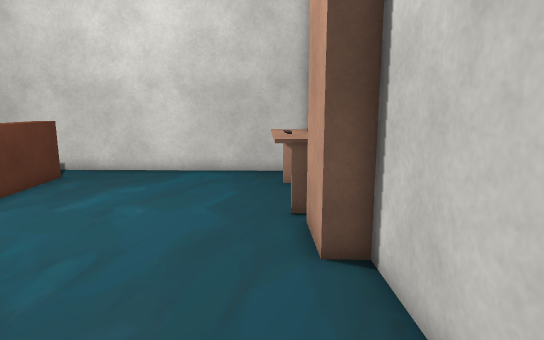
View 1 (above)

16 first-person views from a walk through a scene from a Unity 3-D project. The camera is 1.5 m above the floor, tilts 10° down and sees 75° across. The floor is counted in squares, 0.5 m on a side. Each view is taken from the middle of a square. On the plan, view 1 faces up. The plan holds only what a view shows up to about 20 squares ahead; the rest is blank. The place goes on beyond the plan. Some surface patterns are stand-ins.

View 2
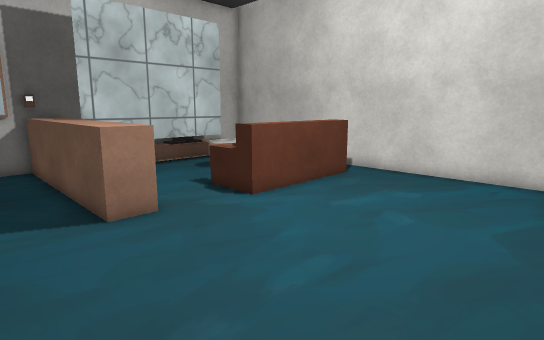

View 3
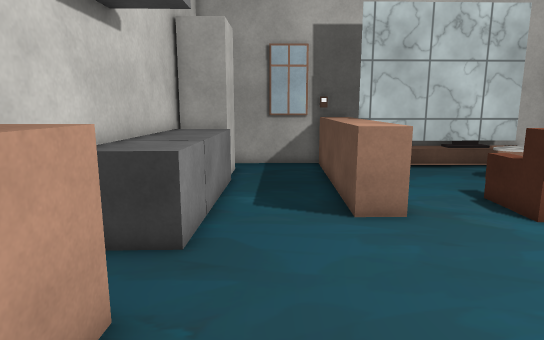

View 4
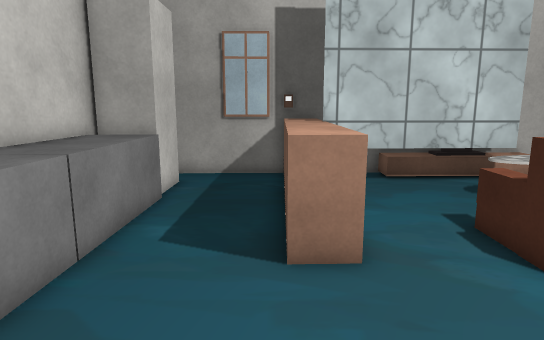

View 5
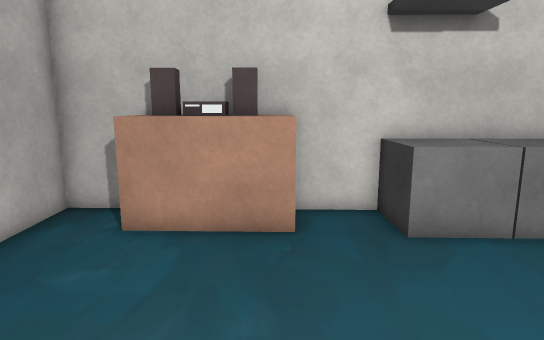

View 6
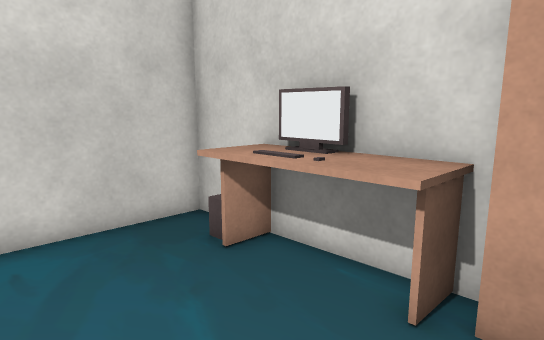

View 7
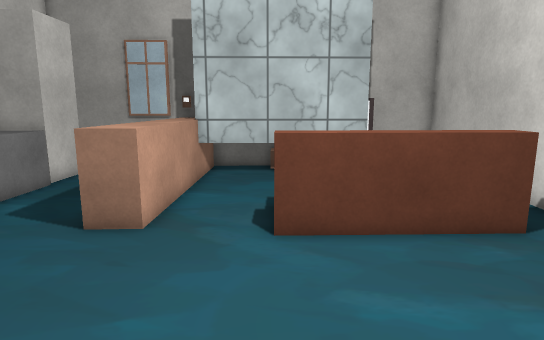

View 8
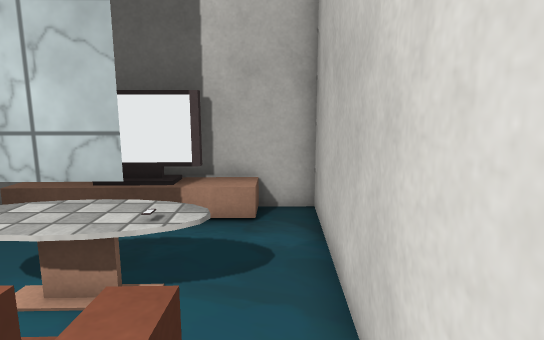

View 9
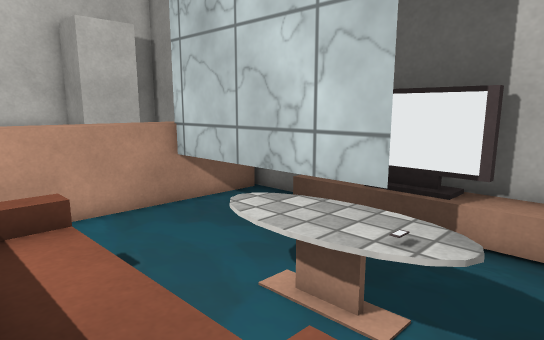

View 10
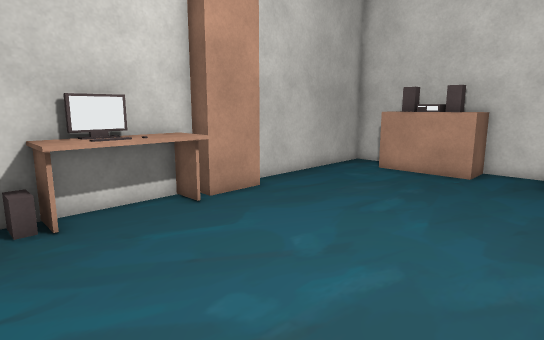

View 11
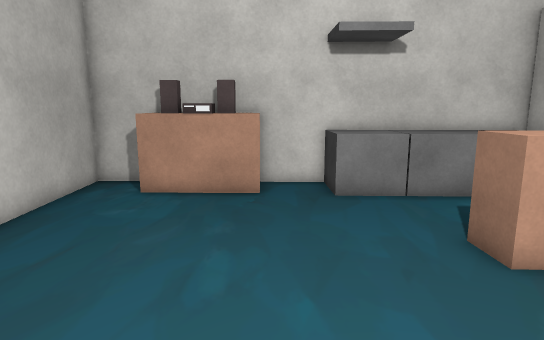

View 12
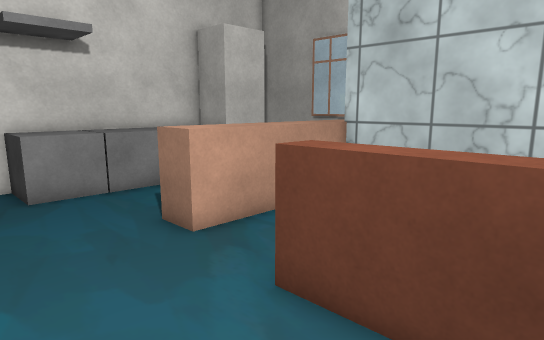

View 13
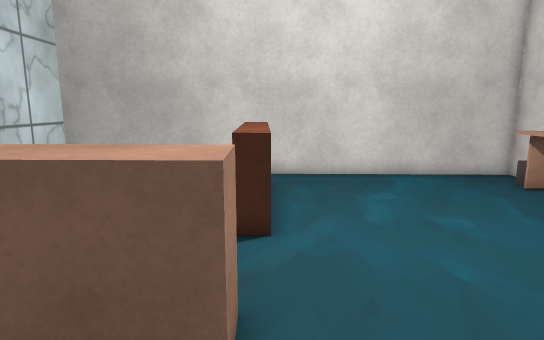

View 14
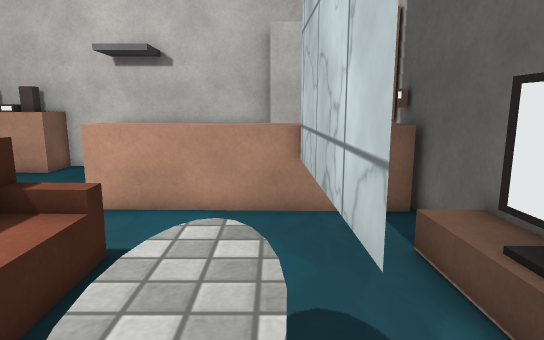

View 15
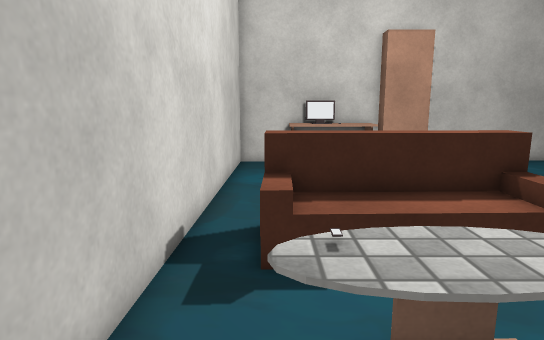

View 16
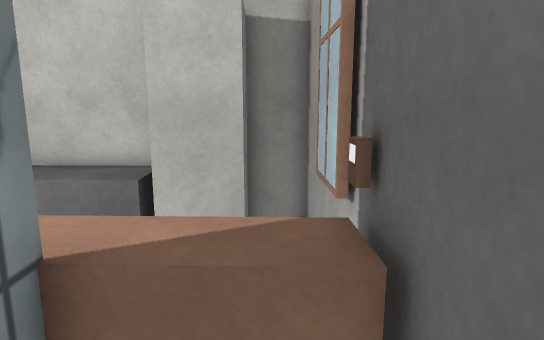

### Floor plan
Key: @ floor where view 1 was taken; # wall or solid block; . floor; / step, stairs or slope; ^ raised ledge; v drop or lower ground; C computer; T thing the floor can be seen under or through; B grey block; O other object.
Columns run from 20 left of view 1 to 2 right of it. Each row starts with its distance up from view 1.
 17 #######################
 16 #.....................#
 15 # /..OO..OOO..........#
 14 #O/..OOO. OO........OO#
 13 #O/.TOOO  OO........CC#
 12 #O/.TOOO. OO........CC#
 11 #O/.TOO.. OO........OO#
 10 ##/.T.... OO........OO#
  9  #/.T....vOO.........##
  8  #..T................##
  7  #..T................##
  6  ^^^^^^^^^^...........#
  5  O^^^^^^^^^...........#
  4  #........^...........#
  3  #....................#
  2  #....................#
  1  #....................#
  0  #.###BBBBOOOO..OOOO@.#
 -1  #.###BBBBOOOO.OOOOOO.#
 -2  ### ##BBBBOO###OOOOO##
 -3                       #

Positions as (right, up) in squares from view 1, and headings:
1: (0, 0), facing up
2: (0, 1), facing up-left
3: (0, 2), facing left
4: (-3, 4), facing left
5: (-4, 8), facing down
6: (-4, 8), facing up-right
7: (-1, 9), facing left
8: (-9, 16), facing left
9: (-10, 16), facing down-left
10: (-9, 16), facing down-right
11: (-5, 12), facing down
12: (-5, 13), facing down-left
13: (-9, 1), facing up
14: (-15, 16), facing down
15: (-18, 15), facing right
16: (-18, 9), facing down
